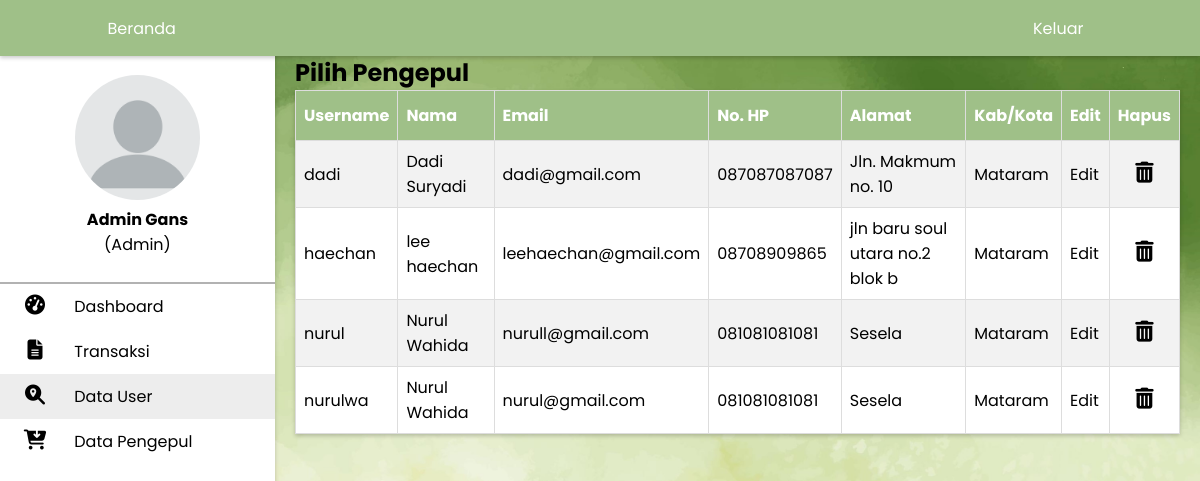
Page /admin/user.php (signed in) on the committed database.
### tables this page shows
CREATE TABLE `user` (
  `username` varchar(20) NOT NULL,
  `nama` varchar(30) NOT NULL,
  `email` varchar(20) NOT NULL,
  `password` varchar(15) NOT NULL,
  `alamat` varchar(100) NOT NULL,
  `no_hp` varchar(15) NOT NULL,
  `kab_kota` enum('Lombok Barat','Lombok Tengah','Lombok Timur','Mataram') NOT NULL,
  `foto` varchar(100) NOT NULL
);

### functions.php (called while the page is built, shortened)
<?php
    $username = $_SESSION["username"];
    ?>

### admin/user.php (the view, shortened to what this page needs)
<?php
    include '../functions.php';
    $result = mysqli_query($conn, "SELECT*from admin where username='$username'");
    $result2 = mysqli_query($conn, "SELECT*from user");
?>
<!DOCTYPE html>
<html lang="en">
<head>
    <link rel="stylesheet" href="../css/setilee.css">
</head>
<body style="background-image: url('../img/jojo.jpg'); background-size: 100%;">
       <nav>
       <ul>
       <br><br><br>
       <?php
       if (mysqli_num_rows($result) > 0) {
                while ($row = mysqli_fetch_assoc($result)) {
        ?>
        <div class="profil">
        <center>
            <?php
                if($row['foto'] != ""){
            ?>
        <img class="foto-profil" src="../img/pp/<?php echo $row['foto']; ?>">
        <?php }else{?>
            <img class="foto-profil" src="../img/pp/blank.png">
            <?php } ?>
        <br>
       <p><b><?php echo $row['nama']?></b></p>
    <p>(Admin)</p>
    </center><br></div>
       <?php
                }
            }
       ?>
       <li><a href="dashboard.php">
       <i class="fas fa-tachometer-alt"></i>
           <span class="nav-item">Dashboard</span>
       </a></li>
       <li><a href="transaksi.php">
       <i class="fas fa-file-alt"></i>
           <span class="nav-item">Transaksi</span>
       </a></li>
       <li class="active"><a href="user.php">
       <i class="fas fa-search-location"></i>
           <span class="nav-item">Data User</span>
       </a></li>
       <li><a href="pengepul.php">
       <i class="fas fa-cart-arrow-down"></i>
           <span class="nav-item">Data Pengepul</span>
       </a></li>
       </ul>
       </nav>
       <div class="container">
        <section class="main">
        <h2>Pilih Pengepul</h2>
        <table style="width: 100%;" id="pul">
        <tr>
            <th>Username</th> <th>Nama</th> <th>Email</th> <th>No. HP</th> <th>Alamat</th> <th>Kab/Kota</th> <th>Edit</th> <th>Hapus</th>
        </tr>
        <?php  if (mysqli_num_rows($result2) > 0) {
        while($row = mysqli_fetch_array($result2)) {
            echo "<tr>";
            echo "<td>".$row['username']."</td>";
            echo "<td>".$row['nama']."</td>";
            echo "<td>".$row['email']."</td>";
            echo "<td>".$row['no_hp']."</td>";
            echo "<td>".$row['alamat']."</td>";
            echo "<td>".$row['kab_kota']."</td>";
            echo "<td><a class='pilih' href='edit_user.php?user=$row[username]'>Edit</a></td>";
            echo "<td style='text-align: center;'><form id='delete' action='' name='delete' method='POST'><button
                    style='font-size: 21px;' class='delete fas fa-trash-alt' type='submit' name='delete' value='".$row['username']."'>
                </button></form></td>";
            echo "</tr>";
        }}
        ?>
        </table>
    </section>
    </div>
    <div class="mainn">
    <div class="topnav">
        <a href="index.php" style="margin-left: 8%;">Beranda</a>
        <a class="split" href="../logout.php" style="margin-right: 8%;">Keluar</a>
    </div><br>
</div>
</body>
</html>

### css/setilee.css (style rules this page uses)
* { margin: 0; padding: 0; outline: none; border: none; text-decoration: none; box-sizing: border-box; font-family: "poppins"; }
body { background: rgb(226, 226, 226); }
nav { position: fixed; top: 30px; bottom: 0; height: 800px; left: 0; width: 275px; background: #ffffff; box-shadow: 0 2px 4px 0 rgba(0, 0, 0, .2); }
.profil { border-bottom: 2px solid rgba(40, 40, 40, 0.358); }
.foto-profil { margin-top: -30px; border-radius: 50%; height: 125px; width: 125px; }
nav .fas { position: relative; width: 70px; font-size: 20px; text-align: center; }
.nav-item { position: relative; margin-left: 10x; }
li { padding-bottom: 10px; padding-top: 10px; }
li.active { background-color: rgb(237, 237, 237); }
.container { margin-top: 35px; margin-left: 275px; }
.main { position: relative; padding: 20px; }
a { text-decoration: none; color: black; }
.mainn { margin-top: 60px; }
.topnav { background-color: #9FC088; overflow: hidden; position: fixed; top: 0; width: 100%; box-shadow: 0 2px 4px 0 rgba(0, 0, 0, .2); }
.topnav a { display: block; margin-left: 0.1cm; margin-right: 0.1cm; margin-top: 0.2cm; margin-bottom: 0.2cm; float: left; color: #ffffff; text-align: center; padding: 8px 8px; text-decoration: none; width: 2.42cm; }
.topnav a.split { float: right; }
#pul { box-shadow: 0 2px 4px 0 rgba(0, 0, 0, .2); font-family: Arial, Helvetica, sans-serif; border-collapse: collapse; }
#pul td, #pul th { border: 1px solid #ddd; padding: 8px; }
#pul tr:nth-child(even) { background-color: #f2f2f2; }
#pul tr:nth-child(odd) { background-color: white; }
#pul th { padding-top: 12px; padding-bottom: 12px; text-align: left; background-color: #9FC088; color: white; }
.delete { color: black; cursor: pointer; background-color: rgba(221, 221, 221, 0); transition: 0.20s; }

### rows in the picture
user: username "dadi", nama "Dadi Suryadi", email "dadi@gmail.com", no_hp "087087087087", alamat "Jln. Makmum no. 10", kab_kota "Mataram"
user: username "haechan", nama "lee haechan", email "leehaechan@gmail.com", no_hp "08708909865", alamat "jln baru soul utara no.2 blok b", kab_kota "Mataram"
user: username "nurul", nama "Nurul Wahida", email "nurull@gmail.com", no_hp "081081081081", alamat "Sesela", kab_kota "Mataram"
user: username "nurulwa", nama "Nurul Wahida", email "nurul@gmail.com", no_hp "081081081081", alamat "Sesela", kab_kota "Mataram"

### other values in the picture
$row['nama'] "Admin Gans"
